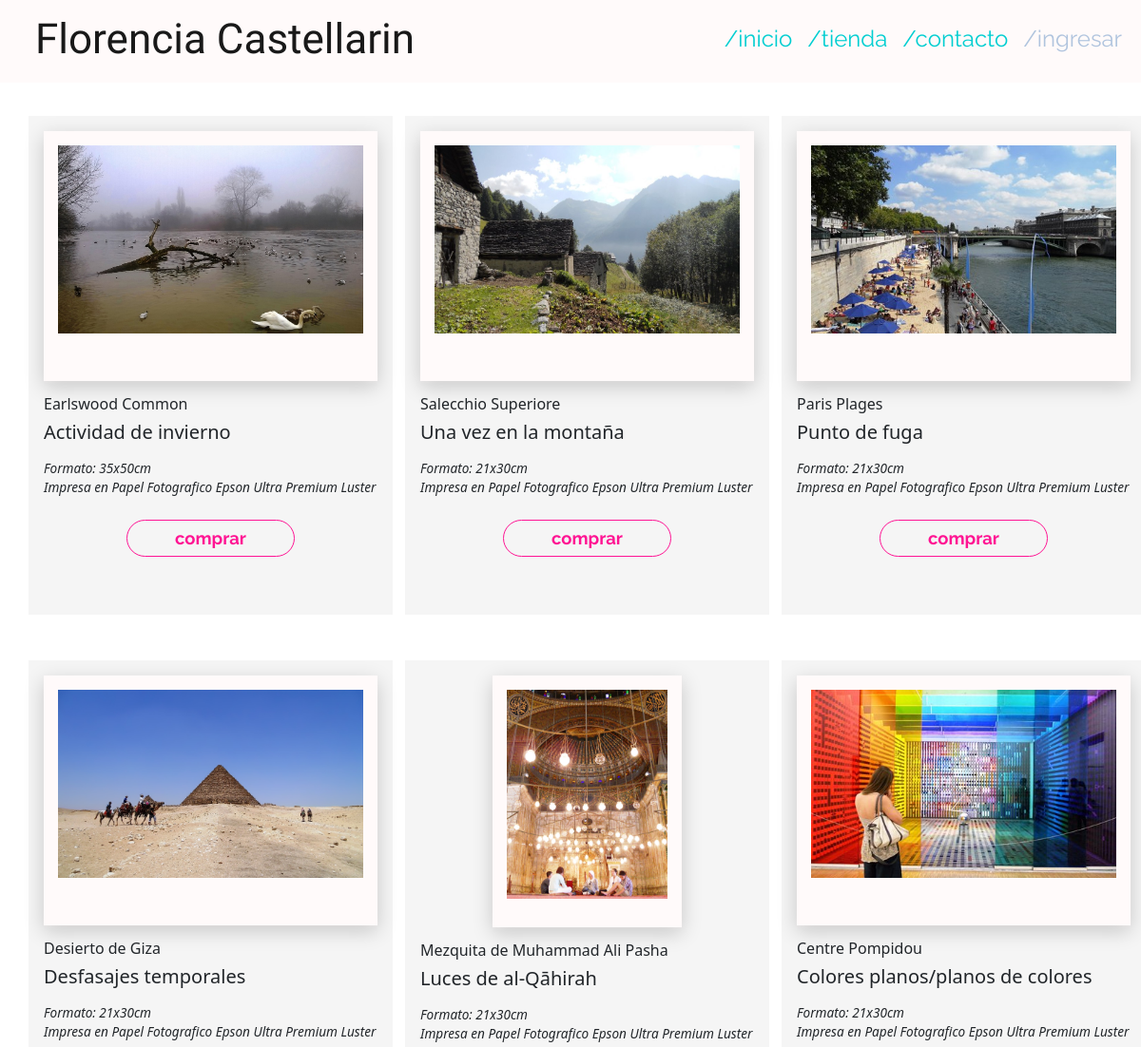
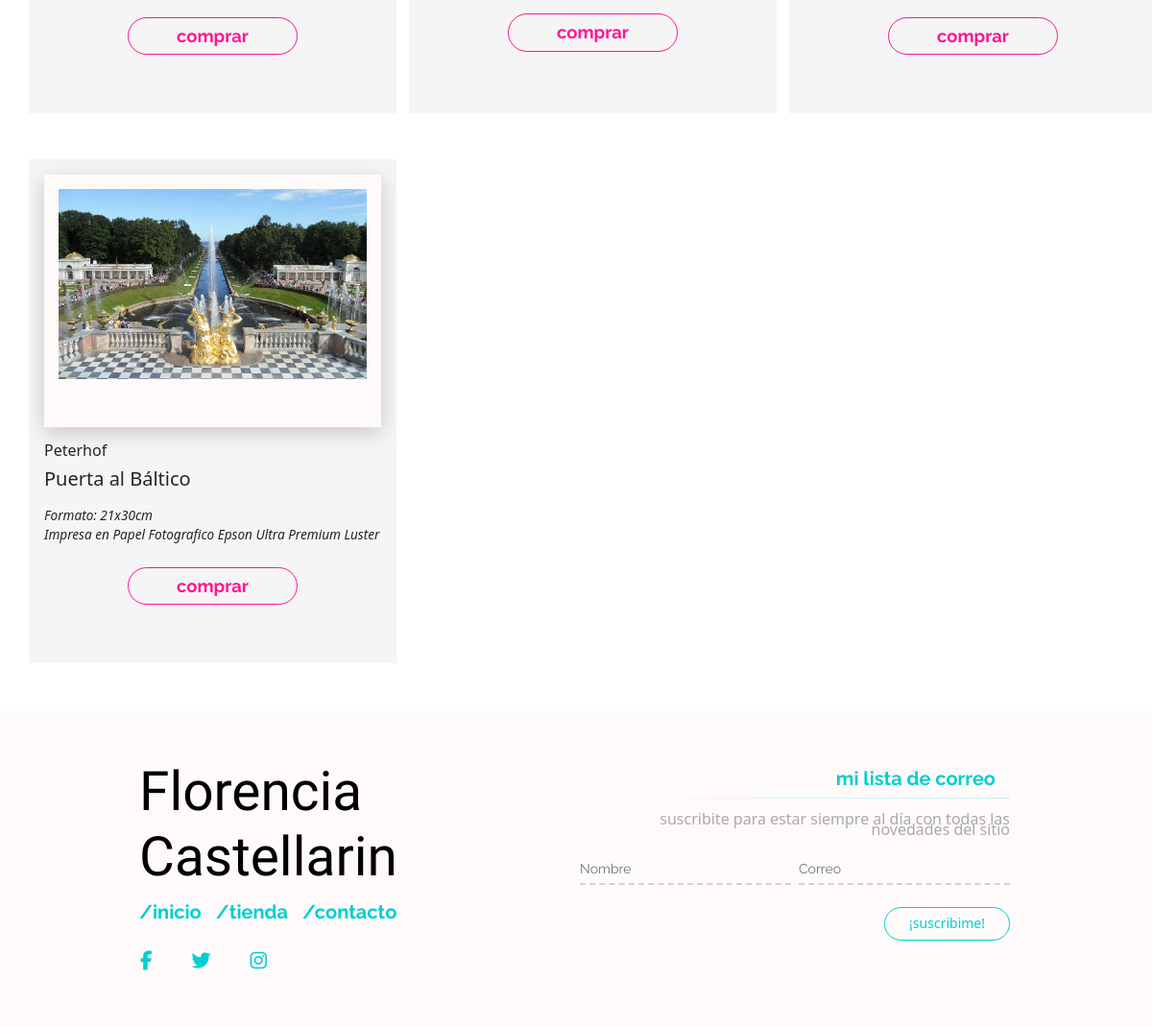
/index.php?ruta=tienda, run on the app's committed database (2 pictures, top to bottom).
### tables this page shows
CREATE TABLE `productos` (
  `id_producto` int(10) NOT NULL,
  `titulo` varchar(40) DEFAULT NULL,
  `fecha_toma` date DEFAULT NULL,
  `lugar` varchar(40) DEFAULT NULL,
  `pais` varchar(30) DEFAULT NULL,
  `imagen` varchar(40) DEFAULT NULL,
  `categorias1` varchar(20) DEFAULT NULL,
  `categorias2` varchar(20) DEFAULT NULL,
  `formato` varchar(10) DEFAULT NULL,
  `dimensiones` varchar(10) DEFAULT NULL,
  `stock` int(4) DEFAULT NULL,
  `precio` float DEFAULT NULL,
  `estado` tinyint(2) DEFAULT NULL,
  `date_added` timestamp NOT NULL DEFAULT current_timestamp() ON UPDATE current_timestamp()
);

### controladores/plantilla.controlador.php (called while the page is built)
<?php
Class ControladorPlantilla {
  public function ctrGetPlantilla() {
    include "vistas/plantilla.php";
  }
}

### index.php (called while the page is built, shortened)
<?php
require_once "controladores/plantilla.controlador.php";
require_once "controladores/formularios.controlador.php";
require_once "controladores/tienda.controlador.php";
require_once "modelos/tienda.modelo.php";
$plantilla = new ControladorPlantilla();
$plantilla -> ctrGetPlantilla();

### controladores/tienda.controlador.php (called while the page is built)
<?php
class ControladorTienda {
  static public function ctrSeleccionarProductos($item, $valor) {
    $tabla = "productos";
    $respuesta = ModeloTienda::mdlSeleccionarProductos($tabla, $item, $valor);
    return $respuesta;
  }
}

### modelos/conexion.php (called while the page is built)
<?php
class Conexion {
  static public function conectar() {
    $link = new PDO('mysql:host=localhost; port=3306; dbname=castellarin_florencia', 'root','');
    $link -> exec('set names utf8');
    return $link;
  }
}

### modelos/tienda.modelo.php (called while the page is built, shortened)
<?php
require_once "conexion.php";
class ModeloTienda {
  static public function mdlSeleccionarProductos($tabla, $item, $valor){
    if ($item == null && $valor == null) {
      $stmt = Conexion::conectar() -> prepare("SELECT *, DATE_FORMAT(date_added, '%d/%m/%Y') AS date_added FROM $tabla ORDER BY id_producto DESC");
      $stmt -> execute();
      return $stmt -> fetchAll();
    }else {
      $stmt = Conexion::conectar() -> prepare("SELECT *, DATE_FORMAT(date_added, '%d/%m/%Y') AS date_added FROM $tabla WHERE $item = :$item ORDER BY id_producto DESC");
      $stmt -> bindParam(":" . $item, $valor, PDO::PARAM_STR);
      $stmt -> execute();
      return $stmt -> fetch();
    }
  }
}

### vistas/paginas/tienda.php (the view, shortened to what this page needs)
<!DOCTYPE html>
<html lang="es" dir="ltr">
  <head>
  </head>
  <body>
    <main>
      <section id="store-window">
        <div class="container forsale-container">
          <div class="row row-cols-1 row-cols-md-3 g-5">
            <?php
            $productos = ControladorTienda::ctrSeleccionarProductos(null, null);
            foreach ($productos as $key => $value):
              if ($value['formato']=='horizontal') { ?>
                <div class="col" id="ver-horizontal">
                  <div class="card-body">
                    <div class="shop-card">
                      <div class="img-container">
                        <img class="image shop-img" src="contenido/img/<?php echo $value['imagen']; ?>" alt="<?php echo $value['lugar']; ?>">
                      </div>
                      <div class="info-container">
                        <h6 class="photo-location"><?php echo $value['lugar']; ?></h6>
                        <h5 class="photo-title"><?php echo $value['titulo']; ?></h5>
                        <div class="descripcion">
                          <i>Formato: <?php echo $value['dimensiones']; ?>cm<br>Impresa en Papel Fotografico Epson Ultra Premium Luster</i>
                        </div>
                      </div>
                      <div class="shop-container">
                        <form class="buy-container" action="" method="post">
                          <button type="submit" class="btn btn-outline-primary buy-me" onclick="alert('Esta función aún no está disponible')">comprar</button>
                        </form>
                      </div>
                    </div>
                  </div>
                </div><?php
              }else { ?>
                <div class="col" id="ver-vertical">
                  <div class="card-body">
                    <div class="shop-card-v">
                      <div class="img-container">
                        <img class="image shop-img-v" src="contenido/img/<?php echo $value['imagen']; ?>" alt="">
                      </div>
                      <div class="info-container">
                        <h6 class="photo-location"><?php echo $value['lugar']; ?></h6>
                        <h5 class="photo-title"><?php echo $value['titulo']; ?></h5>
                        <div class="descripcion">
                          <i>Formato: <?php echo $value['dimensiones']; ?>cm<br>Impresa en Papel Fotografico Epson Ultra Premium Luster</i>
                        </div>
                      </div>
                      <div class="shop-container">
                        <form class="buy-container" action="" method="post">
                          <button type="submit" class="btn btn-outline-primary buy-me" onclick="alert('Esta función aún no está disponible')">comprar</button>
                        </form>
                      </div>
                    </div>
                  </div>
                </div><?php
              }
              endforeach ?>
          </div>
        </div>
      </section>
    </main>
  </body>
</html>

### vistas/plantilla.php (shortened to what this page needs)
<!DOCTYPE html>
<html lang="en" dir="ltr">
  <head>
    <link href="https://cdn.jsdelivr.net/npm/bootstrap@5.1.1/dist/css/bootstrap.min.css" rel="stylesheet">
    <link rel="stylesheet" href="contenido/css/styles.css">
  </head>
  <body>
    <header class="contenedor">
      <?php
      if (isset($_GET['ruta'])) {
        if (
          $_GET['ruta'] == "contacto" ||
          $_GET['ruta'] == "ingreso" ||
          $_GET['ruta'] == "inicio" ||
          $_GET['ruta'] == "registro" ||
          $_GET['ruta'] == "tienda" ||
          $_GET['ruta'] == "usuario"
        ) { ?>
          <nav class="navbar navbar-expand-lg navbar-light" id="navbar-container">
            <div class="container-fluid">
              <a class="navbar-brand" href="index.php?ruta=inicio">Florencia Castellarin</a>
              <div class="collapse navbar-collapse justify-content-end" id="navbar-text">
                <ul class="navbar-nav ms-auto mb-2 mb-lg-0">
                  <li class="nav-item">
                    <a class="nav-link" id="a2" href="index.php?ruta=inicio">/inicio</a>
                  </li>
                  <li class="nav-item">
                    <a class="nav-link" id="a3" href="index.php?ruta=tienda">/tienda</a>
                  </li>
                  <li class="nav-item">
                    <a class="nav-link" id="a4" href="index.php?ruta=contacto">/contacto</a>
                  </li>
                  <?php
                  if (isset($_SESSION['validarIngreso'])) { ?>
                    <li class="nav-item">
                      <a class="nav-link" id="a5" href="index.php?ruta=usuario">/mi cuenta</a>
                    </li>
                    <li class="nav-item">
                      <a class="nav-link" id="a6" href="#" onclick="alert('Esta función aún no está disponible')">/mi canasto</a>
                    </li>
                    <li class="nav-item">
                      <a class="nav-link" id="a7" href="index.php?ruta=salir">/salir</a>
                    </li><?php
                  }else  { ?>
                    <li class="nav-item">
                      <a class="nav-link" id="a8" href="index.php?ruta=ingreso">/ingresar</span></a>
                    </li><?php
                  }; ?>
                </ul>
              </div>
            </div>
          </nav><?php
        }
      } ?>
    </header>
    <main>
      <section id="contenido">
        <?php
        if (isset($_GET['ruta'])) {
          if (
            $_GET['ruta'] == "contacto" ||
            $_GET['ruta'] == "ingreso" ||
            $_GET['ruta'] == "inicio" ||
            $_GET['ruta'] == "pedido" ||
            $_GET['ruta'] == "registro" ||
            $_GET['ruta'] == "salir" ||
            $_GET['ruta'] == "tienda" ||
            $_GET['ruta'] == "usuario"
          ){
            include "paginas/".$_GET['ruta'].".php";
          }else {
            include "paginas/error404.php";
          }
        }else{
          include "paginas/inicio.php";
        } ?>
      </section>
    </main>
    <footer>
      <?php
      if (isset($_GET['ruta'])) {
        if (
          $_GET['ruta'] == "contacto" ||
          $_GET['ruta'] == "ingreso" ||
          $_GET['ruta'] == "inicio" ||
          $_GET['ruta'] == "registro" ||
          $_GET['ruta'] == "tienda" ||
          $_GET['ruta'] == "usuario"
        ) { ?>
          <div class="footer-container">
            <div class="row">
              <div class="col-md-6" id="footer-left">
                <h5 class="footer-brand"><a href="index.php?ruta=inicio" id="brand">Florencia Castellarin</a></h5>
                <ul class="nav">
                  <li><a href="index.php?ruta=inicio" class="footer-link">/inicio</a></li>
                  <li><a href="index.php?ruta=tienda" class="footer-link">/tienda</a></li>
                  <li><a href="index.php?ruta=contacto" class="footer-link">/contacto</a></li>
                </ul>
                <ul class="nav" id="icon-container">
                  <li class="nav-item"><a href="" class="nav-link footer-icon"><i class="fa fa-facebook fa-lg"></i></a></li>
                  <li class="nav-item"><a href="" class="nav-link footer-icon"><i class="fa fa-twitter fa-lg"></i></a></li>
                  <li class="nav-item"><a href="" class="nav-link footer-icon"><i class="fa fa-instagram fa-lg"></i></a></li>
                </ul>
              </div>
              <div class="col-md-6 g-2 container-right">
                <div class="newsletter-title">
                  <h4 class="signup-title">mi lista de correo</h4>
                  <hr>
                  <p class="newsletter-text">suscribite para estar siempre al día con todas las novedades del sitio</p>
                </div>
                <form class="row g-2" action="" method="post">
                  <div class="col-6">
                    <input type="text" class="form-control form-control-sm input-newsletter" placeholder="Nombre" name="nombre">
                  </div>
                  <div class="col-6">
                    <input type="email" class="form-control form-control-sm input-newsletter" placeholder="Correo" name="correo" required>
                  </div>
                  <div class="col-12">
                    <button type="submit" class="btn btn-secondary-outline btn-sm" value="submit" onclick="alert('No hay conexión a base de datos!')">¡suscribime!</button>
                  </div>
                </form>
              </div>
            </div>
          </div><?php
        }
      } ?>
    </footer>
  </body>
</html>

### contenido/css/styles.css (style rules this page uses)
* { margins: 0px; padding: 0px; box-sizing: border-box; }
body { display: flex; min-height: 100vh; flex-direction: column; }
main { flex: 1; margin-top: 15px; }
#navbar-container { margin: -5px 0px -20px 0px; background-color: Snow !important; }
.navbar-brand { font-size:275%; font-family: 'Hurricane'; padding-left: 25px; }
#navbar-text { font-size:150%; font-family: 'Raleway'; }
.nav-link { color: DarkTurquoise !important; }
#a5, #a6, #a7, #a8 { color: LightSteelBlue !important }
.footer-container { margin-top: 50px; padding: 50px 250px 50px 250px; background-color: Snow !important; }
.footer-brand { font-family: 'Hurricane'; font-size:355%; font-weight: lighter; }
#brand { color: Black; text-decoration: none; }
.footer-link, .signup-title { font-family: 'Raleway'; font-size:125%; font-weight: bold; text-decoration: none; padding-right: 15px; }
.footer-icon, .footer-link, .signup-title { color: DarkTurquoise; }
.footer-icon, .footer-link:hover { color: DeepPink; }
.footer-icon { padding-right: 25px; }
#icon-container { padding-top: 15px; margin-left: -15px; }
.container-right { padding-right:15px; text-align: right; }
hr { margin-top: 0px; padding-bottom: 0px; background: linear-gradient(90deg, rgba(224,255,255,1) 0%, rgba(175,238,238,1) 35%, rgba(0,206,209,1) 100%); }
.newsletter-text { color: DarkGray; padding-top: -10px; line-height: 0.7; }
.input-newsletter { margin: 5px 0px 15px 0px; padding: 0px; border-width: 0px 0px 2px 0px; border-radius: 5px 5px 0px 0px; border-style: dashed; background-color: transparent; }
.btn-secondary-outline, .btn-primary-outline { padding: 5px 25px 7px 25px; border-radius: 20px; border: solid 1px DarkTurquoise; color: DarkTurquoise; }
@media only screen and (max-device-width: 1366px) { .footer-container { padding: 50px 145px 50px 145px; } }
.image { width: 100%; height: 100%; object-fit: cover; }
input, select, textarea, label, .small-green-button { font-family: 'Raleway'; }
h4 { font-family: 'Raleway'; font-weight: bolder; font-size: 150%; color: DeepPink; }
.forsale-container { display: grid; padding: 25px 0px 0px 0px; }
.card-body { height: 525px; width: 425px; background-color: WhiteSmoke; }
.shop-card .img-container .shop-img { aspect-ratio: 4 / 3; border: solid Snow; border-width: 15px 15px 50px 15px; box-shadow: 0 1px 3px 0 rgba(255, 240, 245, 0.2), 0 6px 20px 0 rgba(0, 0, 0, 0.19); }
.shop-card-v .img-container { text-align: center; }
.shop-card-v .img-container .shop-img-v { aspect-ratio: 3 / 4; height: 300px; width: auto; text-align: center; border: solid Snow; border-width: 15px 15px 30px 15px; box-shadow: 0 1px 3px 0 rgba(255, 240, 245, 0.2), 0 6px 20px 0 rgba(0, 0, 0, 0.19); }
.shop-card-v .info-container { margin-bottom: -5px; }
.photo-location { padding-top: 15px; }
.photo-title { font-size: 125%; font-weight: lighter; padding-bottom: 7.5px; }
.descripcion { font-size: 90%; }
.shop-container { display: flex; justify-content: space-around; margin-top: 18px; }
.buy-container { padding: 5px; }
.buy-me { padding: 5px 50px 5px 50px; font-family: 'Raleway'; font-size: 115%; font-weight: bold; text-decoration: none; color: DeepPink; border: solid 1px DeepPink; border-radius: 20px; }
@media only screen and (max-device-width: 1366px) { .card-body { height: 525px; width: 383px; background-color: WhiteSmoke; } }
@media only screen and (max-device-width: 1366px) { .shop-card-v .img-container .shop-img-v { height: 265px; } }
@media only screen and (max-device-width: 1366px) { .descripcion { font-size: 85%; } }

### data on the page
productos: imagen (picture), lugar "Earlswood Common", titulo "Actividad de invierno", dimensiones "35x50"
productos: imagen (picture), lugar "Salecchio Superiore", titulo "Una vez en la montaña", dimensiones "21x30"
productos: imagen (picture), lugar "Paris Plages", titulo "Punto de fuga", dimensiones "21x30"
productos: imagen (picture), lugar "Desierto de Giza", titulo "Desfasajes temporales", dimensiones "21x30"
productos: imagen (picture), lugar "Mezquita de Muhammad Ali Pasha", titulo "Luces de al-Qāhirah", dimensiones "21x30"
productos: imagen (picture), lugar "Centre Pompidou", titulo "Colores planos/planos de colores", dimensiones "21x30"
productos: imagen (picture), lugar "Peterhof", titulo "Puerta al Báltico", dimensiones "21x30"
